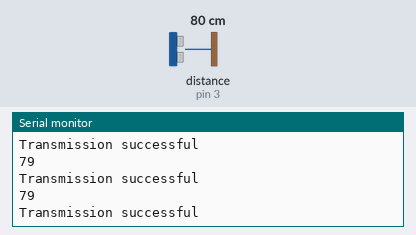
Bench run of a sketch on a simulated Arduino Uno, built with avr-gcc and run on an emulated ATmega328P. Parts: the last lines printed to the serial monitor. Wiring (inferred from the names in the program): ultrasonic range finder: trigger pin 2; echo pin 3. Inputs (shaded band) come from the test bench; at power-on: distance to the obstacle (sensor on pin 3) 80 cm. The echo pulse lasts 58.3 µs per cm; no radio packets arrive unless stated.

Above: at 1.2 s.
1.3 s: distance to the obstacle (sensor on pin 3) set to 2 cm
At 2.0 s:
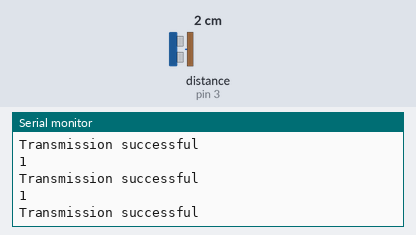
2.8 s: distance to the obstacle (sensor on pin 3) set to 4 cm
At 3.3 s:
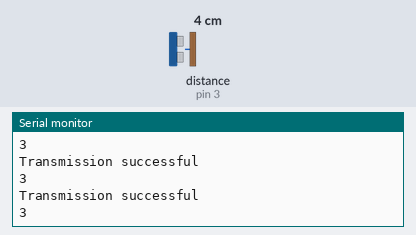
Timing chart, 0 to 4.0 s (numbered marks = the images above; inputs shaded):
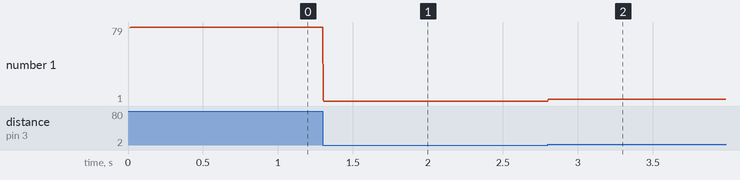

Measured:
- after the input at 1.3 s, the serial monitor: prints a new line at once (image 1)
- after the input at 2.8 s, the serial monitor: prints a new line at once (image 2)
- plotted number 1: 79 → 1 after the input at 1.3 s, 1 → 3 after the input at 2.8 s

The sketch:

NRFtrans_ultrasonic.ino
```cpp
#include <SPI.h>
#include <nRF24L01.h>
#include <RF24.h>

RF24 radio(9, 10); // CE, CSN pins
const byte address[6] = "00001"; // Address for communication
const int trigPin = 2;
const int echoPin = 3;
// defines variables
long duration;
int distance;

void setup() {
  pinMode(trigPin, OUTPUT); // Sets the trigPin as an Output
  pinMode(echoPin, INPUT); // Sets the echoPin as an Input
  Serial.begin(250000);
  radio.begin();
  radio.openWritingPipe(address);
  radio.setPALevel(RF24_PA_MIN);
  radio.stopListening(); // Set as transmitter
}

void loop() {
   // Clears the trigPin
  digitalWrite(trigPin, LOW);
  delayMicroseconds(2);
  // Sets the trigPin on HIGH state for 10 micro seconds
  digitalWrite(trigPin, HIGH);
  delayMicroseconds(10);
  digitalWrite(trigPin, LOW);
  // Reads the echoPin, returns the sound wave travel time in microseconds
  duration = pulseIn(echoPin, HIGH);
  // Calculating the distance
  distance = duration * 0.034 / 2;
  // Prints the distance on the Serial Monitor
  Serial.println(distance);

  bool success = radio.write(&distance, sizeof(distance));
  if (success) {
    Serial.println("Transmission successful");
  } else {
    Serial.println("Transmission failed");
  }
}
```
